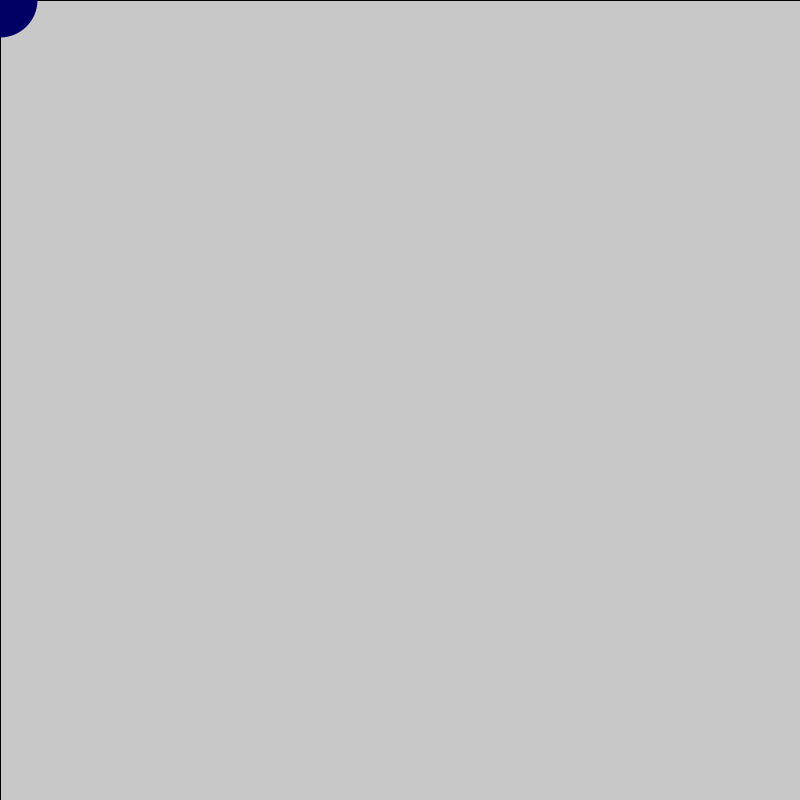
Frame 1 (no input)
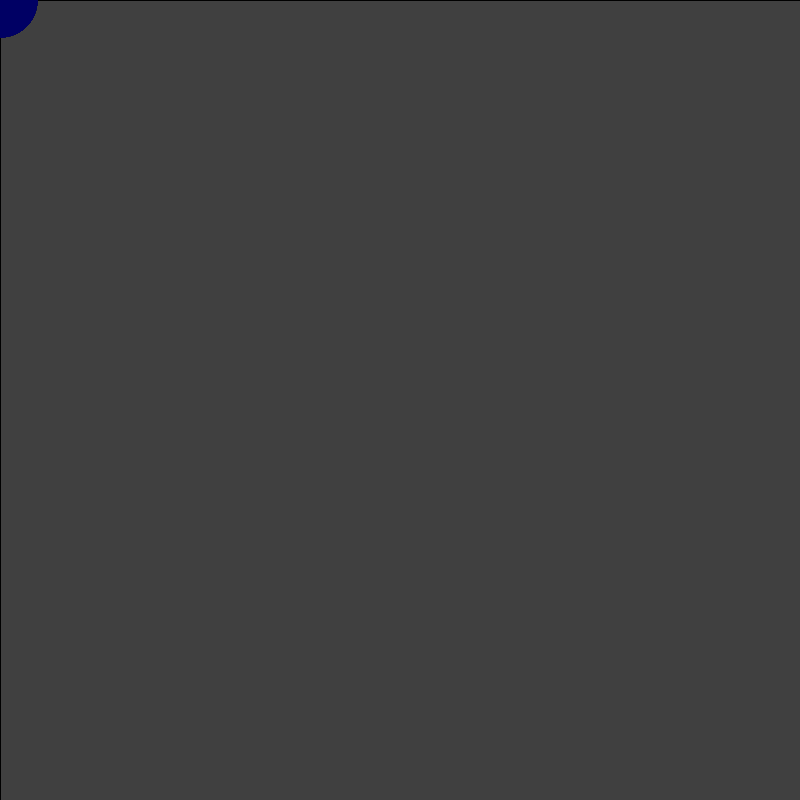
Frame 60 (the mouse pressed at the canvas centre just before this capture)
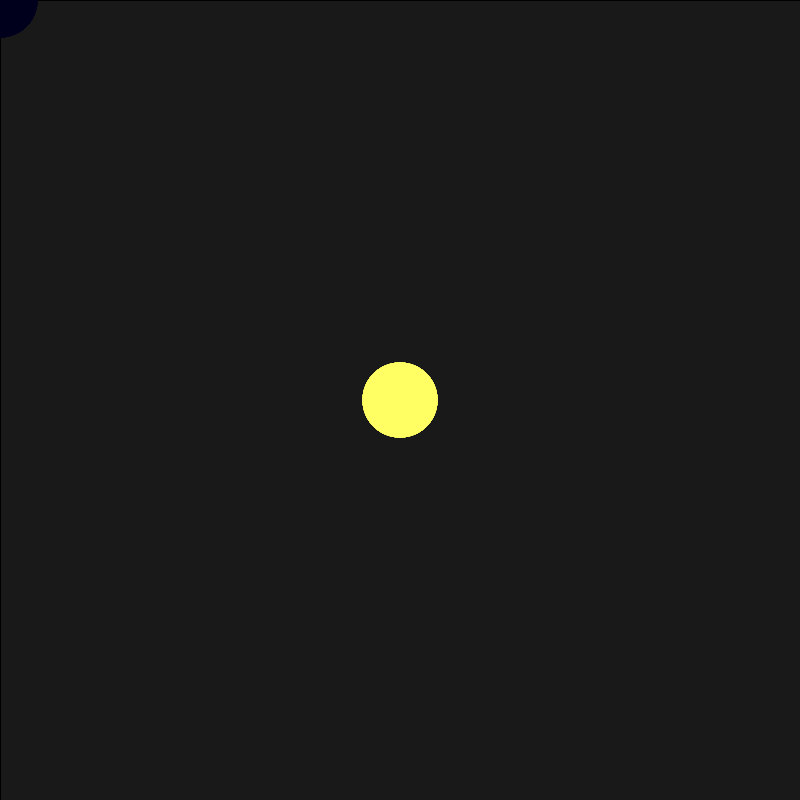
Frame 120 (the mouse held since frame 60 and released just before this capture)

The Processing sketch that drew these frames (run headless with seeded random() and noise(); from frame 60 on, the mouse is pressed at the canvas centre):

// Processing sketch: thing_i_made_for_me
// ── thing_i_made_for_me.pde
void setup() {
  size(800, 800);
}

void draw() {
  fill(0, 5);
  rect(0, 0, width, height);
  noStroke();
  fill(mouseX, mouseY, 100);
  ellipse(mouseX, mouseY, 75, 75);
}
